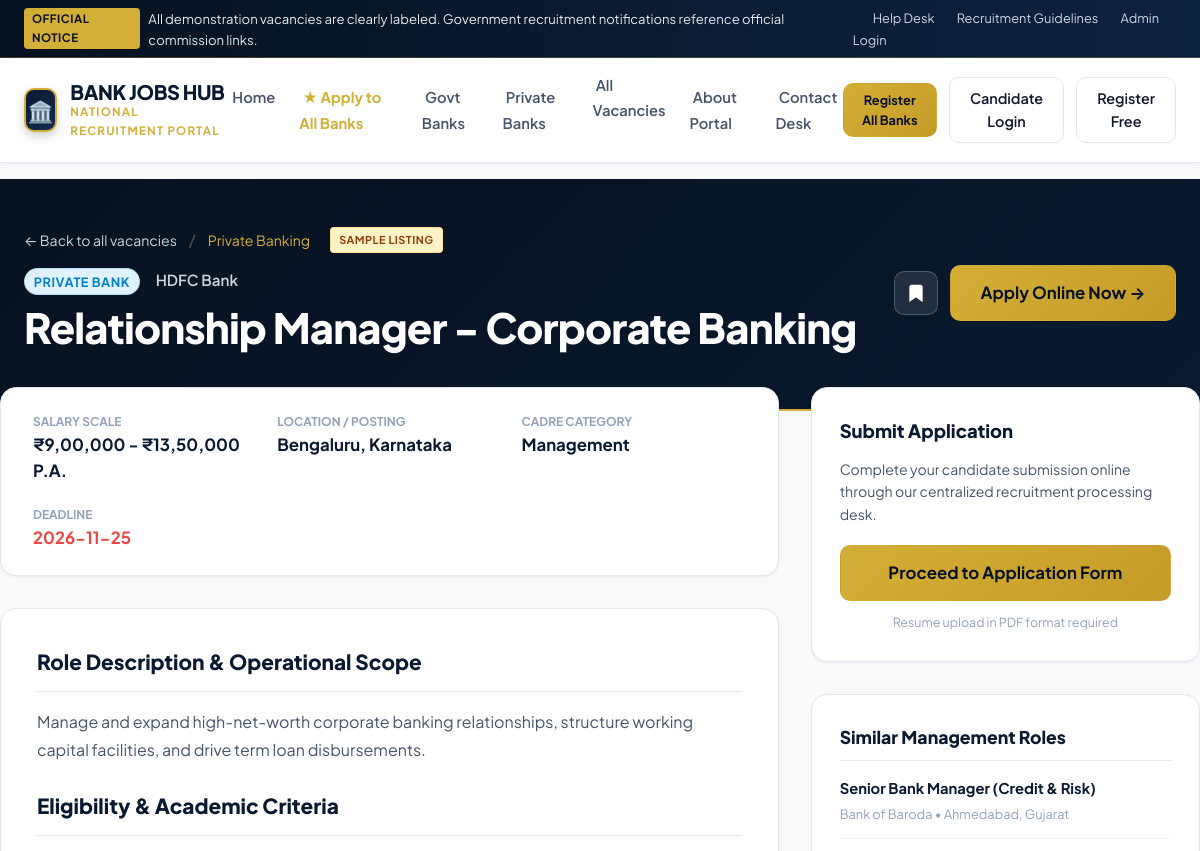
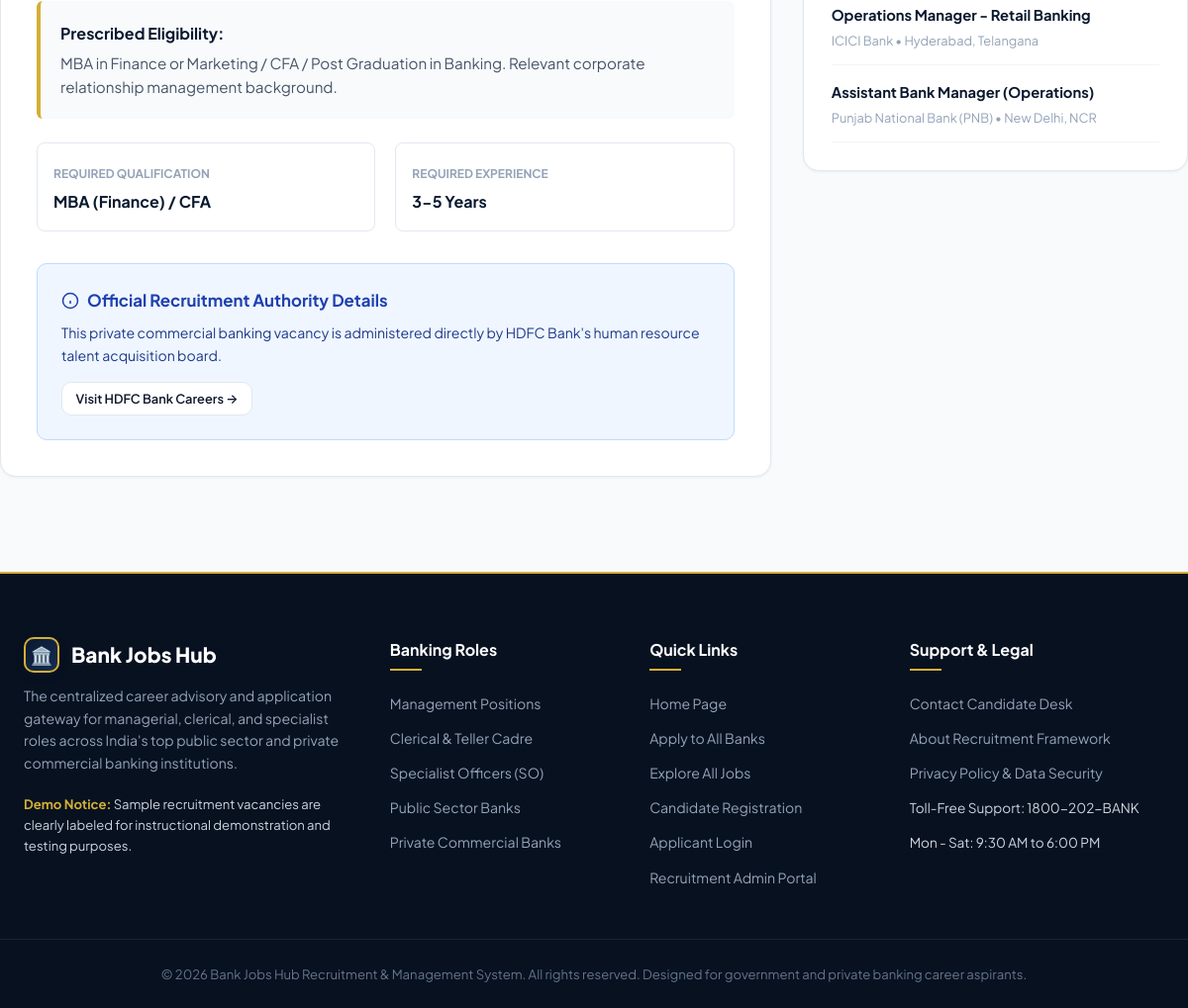
The app's page /jobs/2 with its own data (2 pictures, top to bottom).
### tables this page shows
CREATE TABLE jobs (
    job_id INTEGER PRIMARY KEY AUTOINCREMENT,
    bank_name VARCHAR(100) NOT NULL,
    bank_type VARCHAR(20) NOT NULL, -- 'Government' or 'Private'
    category VARCHAR(50) NOT NULL,  -- 'Management', 'Clerical', 'Specialist'
    job_title VARCHAR(150) NOT NULL,
    job_description TEXT NOT NULL,
    eligibility TEXT NOT NULL,
    experience_level VARCHAR(50) NOT NULL, -- 'Fresher', '1-3 Years', '3-5 Years', '5+ Years'
    qualification_required VARCHAR(100) NOT NULL,
    location VARCHAR(100) NOT NULL,
    salary_range VARCHAR(100) NOT NULL,
    vacancies_count INTEGER DEFAULT 1,
    application_deadline DATE NOT NULL,
    official_notification_url VARCHAR(255),
    employer_apply_url VARCHAR(255),
    is_sample_data BOOLEAN DEFAULT 1, -- 1 for Demonstration Vacancy
    status VARCHAR(20) DEFAULT 'Active', -- 'Active', 'Closed'
    created_at TIMESTAMP DEFAULT CURRENT_TIMESTAMP
);

### app.py (the view)
@app.route('/jobs/<int:job_id>')
def job_detail(job_id):
    job = models.get_job_by_id(job_id)
    if not job:
        flash('Job vacancy not found.', 'warning')
        return redirect(url_for('job_listings'))
    has_applied = False
    is_saved = False
    if 'user_id' in session:
        has_applied = models.check_already_applied(session['user_id'], job_id)
        is_saved = models.is_job_saved(session['user_id'], job_id)
    similar_jobs = models.get_all_jobs({
        'category': job['category'],
        'status': 'Active'
    })
    similar_jobs = [j for j in similar_jobs if j['job_id'] != job_id][:3]
    return render_template(
        'job_detail.html',
        job=job,
        has_applied=has_applied,
        is_saved=is_saved,
        similar_jobs=similar_jobs
    )

### templates/job_detail.html (shortened to what this page needs)
{% extends 'base.html' %}
{% block content %}
<div style="background: linear-gradient(135deg, var(--navy-dark) 0%, var(--primary-navy) 100%); color: #ffffff; padding: 3rem 1.5rem 3.5rem; border-bottom: 2px solid var(--accent-gold);">
    <div class="container">
        <div style="display: flex; align-items: center; gap: 0.75rem; margin-bottom: 0.75rem;">
            <a href="{{ url_for('job_listings') }}" style="color: #cbd5e1; font-size: 0.88rem;">&larr; Back to all vacancies</a>
            <span style="color: rgba(255,255,255,0.3);">/</span>
            <span style="color: var(--accent-gold); font-size: 0.88rem;">{{ job['bank_type'] }} Banking</span>
            {% if job['is_sample_data'] %}
                <span class="sample-badge" style="margin-left: 0.5rem;">Sample Listing</span>
            {% endif %}
        </div>
        <div style="display: flex; justify-content: space-between; align-items: flex-start; flex-wrap: wrap; gap: 1.5rem;">
            <div>
                <div style="display: flex; align-items: center; gap: 1rem; margin-bottom: 0.5rem;">
                    <span class="bank-type-badge {{ 'govt' if job['bank_type'] == 'Government' else 'private' }}" style="font-size: 0.8rem;">
                        {{ job['bank_type'] }} Bank
                    </span>
                    <span style="color: #cbd5e1; font-weight: 600; font-size: 0.95rem;">{{ job['bank_name'] }}</span>
                </div>
                <h1 style="font-size: clamp(1.8rem, 4vw, 2.6rem); font-weight: 800; line-height: 1.2; letter-spacing: -0.02em;">
                    {{ job['job_title'] }}
                </h1>
            </div>
            <div style="display: flex; align-items: center; gap: 0.75rem;">
                <button class="btn-bookmark {{ 'saved' if is_saved else '' }}" data-job-id="{{ job['job_id'] }}" style="width: 44px; height: 44px; background: rgba(255,255,255,0.1); border-color: rgba(255,255,255,0.2); color: #fff;" title="Save to favorites">
                    <svg width="20" height="20" viewBox="0 0 24 24" fill="currentColor" stroke="currentColor" stroke-width="2">
                        <path d="M19 21l-7-5-7 5V5a2 2 0 0 1 2-2h10a2 2 0 0 1 2 2z"></path>
                    </svg>
                </button>
                {% if has_applied %}
                    <a href="{{ url_for('candidate_dashboard') }}" class="btn btn-outline-gold btn-lg">
                        Applied - View Status
                    </a>
                {% else %}
                    <a href="{{ url_for('apply_job', job_id=job['job_id']) }}" class="btn btn-gold btn-lg">
                        Apply Online Now &rarr;
                    </a>
                {% endif %}
            </div>
        </div>
    </div>
</div>
<div class="container" style="margin-top: -1.5rem; margin-bottom: 4rem;">
    <div style="display: grid; grid-template-columns: 2fr 1fr; gap: 2rem; align-items: start;">
        <div>
            <div style="background: #ffffff; border-radius: var(--radius-lg); border: 1px solid var(--border-color); box-shadow: var(--shadow-sm); padding: 1.5rem 2rem; margin-bottom: 2rem;">
                <div style="display: grid; grid-template-columns: repeat(auto-fit, minmax(180px, 1fr)); gap: 1.25rem;">
                    <div>
                        <span style="font-size: 0.75rem; text-transform: uppercase; color: var(--text-muted); font-weight: 700; display: block;">Salary Scale</span>
                        <strong style="color: var(--primary-navy); font-size: 1.05rem;">{{ job['salary_range'] }}</strong>
                    </div>
                    <div>
                        <span style="font-size: 0.75rem; text-transform: uppercase; color: var(--text-muted); font-weight: 700; display: block;">Location / Posting</span>
                        <strong style="color: var(--primary-navy); font-size: 1.05rem;">{{ job['location'] }}</strong>
                    </div>
                    <div>
                        <span style="font-size: 0.75rem; text-transform: uppercase; color: var(--text-muted); font-weight: 700; display: block;">Cadre Category</span>
                        <strong style="color: var(--primary-navy); font-size: 1.05rem;">{{ job['category'] }}</strong>
                    </div>
                    <div>
                        <span style="font-size: 0.75rem; text-transform: uppercase; color: var(--text-muted); font-weight: 700; display: block;">Deadline</span>
                        <strong style="color: #ef4444; font-size: 1.05rem;">{{ job['application_deadline'] }}</strong>
                    </div>
                </div>
            </div>
            <div style="background: #ffffff; border-radius: var(--radius-lg); border: 1px solid var(--border-color); box-shadow: var(--shadow-sm); padding: 2.25rem; margin-bottom: 2rem;">
                <h3 style="font-size: 1.3rem; font-weight: 800; color: var(--primary-navy); margin-bottom: 1rem; border-bottom: 1px solid var(--border-color); padding-bottom: 0.75rem;">
                    Role Description & Operational Scope
                </h3>
                <p style="color: var(--text-secondary); line-height: 1.8; font-size: 1rem; margin-bottom: 1.5rem;">
                    {{ job['job_description'] }}
                </p>
                <h3 style="font-size: 1.3rem; font-weight: 800; color: var(--primary-navy); margin-bottom: 1rem; border-bottom: 1px solid var(--border-color); padding-bottom: 0.75rem;">
                    Eligibility & Academic Criteria
                </h3>
                <div style="background: #f8fafc; border-left: 4px solid var(--accent-gold); padding: 1.25rem; border-radius: 6px; margin-bottom: 1.5rem;">
                    <strong style="display: block; color: var(--primary-navy); margin-bottom: 0.35rem;">Prescribed Eligibility:</strong>
                    <p style="color: var(--text-secondary); font-size: 0.95rem; line-height: 1.6;">
                        {{ job['eligibility'] }}
                    </p>
                </div>
                <div style="display: grid; grid-template-columns: 1fr 1fr; gap: 1.25rem; margin-top: 1.5rem;">
                    <div style="border: 1px solid var(--border-color); padding: 1rem; border-radius: 8px;">
                        <span style="font-size: 0.75rem; text-transform: uppercase; color: var(--text-muted); font-weight: 700;">Required Qualification</span>
                        <p style="font-weight: 700; color: var(--primary-navy); margin-top: 0.25rem;">{{ job['qualification_required'] }}</p>
                    </div>
                    <div style="border: 1px solid var(--border-color); padding: 1rem; border-radius: 8px;">
                        <span style="font-size: 0.75rem; text-transform: uppercase; color: var(--text-muted); font-weight: 700;">Required Experience</span>
                        <p style="font-weight: 700; color: var(--primary-navy); margin-top: 0.25rem;">{{ job['experience_level'] }}</p>
                    </div>
                </div>
                <div style="margin-top: 2rem; padding: 1.5rem; background: #eff6ff; border: 1px solid #bfdbfe; border-radius: var(--radius-md);">
                    <h4 style="color: #1e40af; font-size: 1.05rem; margin-bottom: 0.5rem; display: flex; align-items: center; gap: 0.5rem;">
                        <svg width="18" height="18" viewBox="0 0 24 24" fill="none" stroke="currentColor" stroke-width="2"><circle cx="12" cy="12" r="10"></circle><line x1="12" y1="16" x2="12" y2="12"></line><line x1="12" y1="8" x2="12.01" y2="8"></line></svg>
                        Official Recruitment Authority Details
                    </h4>
                    <p style="font-size: 0.88rem; color: #1e3a8a; line-height: 1.6; margin-bottom: 1rem;">
                        {% if job['bank_type'] == 'Government' %}
                            This public sector vacancy is governed by the national banking recruitment guidelines. Candidates can review the official gazette notification on the conducting agency's portal.
                        {% else %}
                            This private commercial banking vacancy is administered directly by {{ job['bank_name'] }}'s human resource talent acquisition board.
                        {% endif %}
                    </p>
                    <div style="display: flex; gap: 1rem; flex-wrap: wrap;">
                        {% if job['employer_apply_url'] %}
                            <a href="{{ job['employer_apply_url'] }}" target="_blank" rel="noopener noreferrer" class="btn btn-outline btn-sm" style="background: #fff;">
                                Visit {{ job['bank_name'] }} Careers &rarr;
                            </a>
                        {% endif %}
                    </div>
                </div>
            </div>
        </div>
        <div>
            <div style="background: #ffffff; border-radius: var(--radius-lg); border: 1px solid var(--border-color); box-shadow: var(--shadow-sm); padding: 1.75rem; margin-bottom: 2rem;">
                <h4 style="color: var(--primary-navy); font-size: 1.15rem; font-weight: 800; margin-bottom: 0.75rem;">
                    Submit Application
                </h4>
                <p style="font-size: 0.88rem; color: var(--text-secondary); margin-bottom: 1.25rem;">
                    Complete your candidate submission online through our centralized recruitment processing desk.
                </p>
                {% if has_applied %}
                    <div style="padding: 1rem; background: #ecfdf5; border-radius: 8px; border: 1px solid #a7f3d0; margin-bottom: 1rem; text-align: center;">
                        <span style="color: #065f46; font-weight: 700; font-size: 0.95rem;">You have applied for this position</span>
                        <p style="font-size: 0.8rem; color: #047857; margin-top: 0.25rem;">Monitor real-time status and interview alerts on your dashboard.</p>
                    </div>
                    <a href="{{ url_for('candidate_dashboard') }}" class="btn btn-outline" style="width: 100%;">
                        Go to Candidate Dashboard
                    </a>
                {% else %}
                    <a href="{{ url_for('apply_job', job_id=job['job_id']) }}" class="btn btn-gold btn-lg" style="width: 100%; margin-bottom: 0.75rem;">
                        Proceed to Application Form
                    </a>
                    <span style="display: block; text-align: center; font-size: 0.78rem; color: var(--text-muted);">
                        Resume upload in PDF format required
                    </span>
                {% endif %}
            </div>
            {% if similar_jobs %}
            <div style="background: #ffffff; border-radius: var(--radius-lg); border: 1px solid var(--border-color); box-shadow: var(--shadow-sm); padding: 1.75rem;">
                <h4 style="color: var(--primary-navy); font-size: 1.1rem; font-weight: 800; margin-bottom: 1rem; border-bottom: 1px solid var(--border-color); padding-bottom: 0.5rem;">
                    Similar {{ job['category'] }} Roles
                </h4>
                <div style="display: flex; flex-direction: column; gap: 1rem;">
                    {% for sim in similar_jobs %}
                    <div style="border-bottom: 1px solid #f1f5f9; padding-bottom: 0.75rem;">
                        <a href="{{ url_for('job_detail', job_id=sim['job_id']) }}" style="font-weight: 700; font-size: 0.92rem; color: var(--primary-navy); display: block;">
                            {{ sim['job_title'] }}
                        </a>
                        <span style="font-size: 0.8rem; color: var(--text-muted);">{{ sim['bank_name'] }} • {{ sim['location'] }}</span>
                    </div>
                    {% endfor %}
                </div>
            </div>
            {% endif %}
        </div>
    </div>
</div>
{% endblock %}

### records on screen
jobs: bank_type "Private", bank_type "PRIVATE", bank_name "HDFC Bank", job_title "Relationship Manager - Corporate Banking", salary_range "₹9,00,000 - ₹13,50,000 P.A.", location "Bengaluru, Karnataka", category "Management", application_deadline "2026-11-25", job_description "Manage and expand high-net-worth corporate banking relationships, structure working capital facilities, and drive term loan disbursements.", eligibility "MBA in Finance or Marketing / CFA / Post Graduation in Banking. Relevant corporate relationship management background.", qualification_required "MBA (Finance) / CFA", experience_level "3-5 Years"
jobs: job_title "Senior Bank Manager (Credit & Risk)", bank_name "Bank of Baroda", location "Ahmedabad, Gujarat"
jobs: job_title "Operations Manager - Retail Banking", bank_name "ICICI Bank", location "Hyderabad, Telangana"
jobs: job_title "Assistant Bank Manager (Operations)", bank_name "Punjab National Bank (PNB)", location "New Delhi, NCR"
